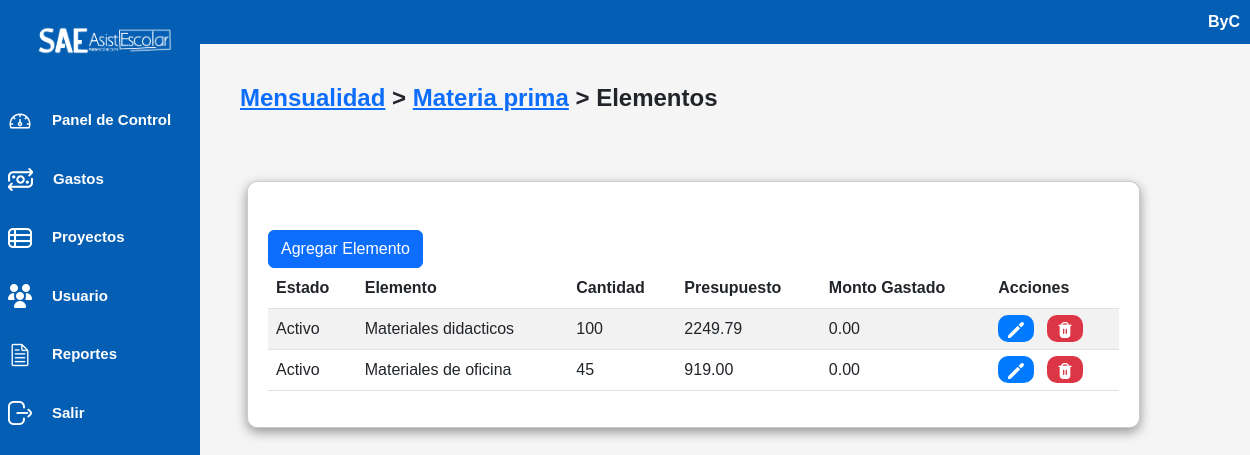
Screenshot of /controlador/item_controlador.php?idCategoria=1&idProyecto=1 (signed in) with the database file from the repository.
### tables this page shows
CREATE TABLE `proyecto` (
  `ID_Proyecto` int(11) NOT NULL,
  `Nombre` varchar(50) NOT NULL,
  `Descripcion` varchar(100) NOT NULL,
  `Estado` tinyint(1) NOT NULL DEFAULT 1
);

CREATE TABLE `categoria` (
  `ID_Categoria` int(11) NOT NULL,
  `Nombre` varchar(50) NOT NULL,
  `Estado` tinyint(1) NOT NULL DEFAULT 1
);

CREATE TABLE `presupuesto` (
  `id_item` int(11) NOT NULL,
  `id_proyecto` int(11) NOT NULL,
  `cantidad` int(11) NOT NULL,
  `monto_presupuesto` decimal(8,2) NOT NULL
);

CREATE TABLE `item` (
  `id_item` int(11) NOT NULL,
  `id_categoria` int(11) NOT NULL,
  `nombre` varchar(50) NOT NULL,
  `estado` tinyint(1) NOT NULL DEFAULT 1
);

### controlador/item_controlador.php (called while the page is built, shortened)
<?php
    require_once("../modelo/item_modelo.php");
    require_once("vista_controlador.php");
    $objItem = new ItemModelo();
    $proyectoExiste = false;
    if (isset($_GET['idProyecto'])) {
        $idProyecto = $_GET['idProyecto'];
        $objItem->setID_Proyecto($idProyecto);
        $proyecto = $objItem->buscarProyectoNombreId();
        if ($proyecto) {
            $proyectoExiste = true;
        } else {
            $message = "Proyecto no válido";
            header("Location: ../controlador/proyecto_controlador.php");
            exit();
        }
    }
    if ($proyectoExiste && isset($_GET['idCategoria'])) {
        $idCategoria = $_GET['idCategoria'];
        $objItem->setID_Categoria($idCategoria);
        $categoria = $objItem->buscarCategoriaNombreId();
    }
    $data = $objItem->buscarItemsConPresupuesto($idProyecto, $idCategoria);
    require_once("../vista/item_vista.php");

### modelo/conexionPDO.php (called while the page is built, shortened)
<?php
    class Conexion {
        private $conexion;
        function __construct(){
            $servidor="localhost";
            $usuarioBD="root";
            $claveBD="";
            $bd="fiscor";
            try {
                $this->conexion=new PDO("mysql:host=$servidor;dbname=$bd",$usuarioBD,$claveBD);
                $this->conexion->setAttribute(PDO::ATTR_ERRMODE,PDO::ERRMODE_EXCEPTION);
            }
            catch(PDOException $fallo){
                die ("La conexion ha fallado.".$fallo->getMessage());
            }
        }
        public function conectar(){
            return $this->conexion;
        }
    }
?>

### modelo/item_modelo.php (called while the page is built, shortened)
<?php
    require_once("../modelo/conexionPDO.php");
    class ItemModelo extends Conexion {
		private $id_categoria;
		private $id_proyecto;
        public function __construct(){
			$this->conexion = parent::conectar();
		}
		public function setID_Categoria( $id_categoria ){
			$this->id_categoria = $id_categoria;
		}
		public function setID_Proyecto( $id_proyecto ){
			$this->id_proyecto = $id_proyecto;
		}
		public function buscarProyectoNombreId(){
			$res = array();
			$registro="SELECT nombre
					   from proyecto
					   where ID_Proyecto ='".$this->id_proyecto."' LIMIT 1";
			$preparado = $this->conexion->prepare($registro);
			$preparado->execute();
			$datos = $preparado->fetch(PDO::FETCH_ASSOC);
			if( $datos ){
				$res['nombre'] = $datos['nombre'];
			}
			return $res;
		}
		public function buscarCategoriaNombreId(){
			$res = array();
			$registro="SELECT nombre
					   from categoria
					   where ID_Categoria ='".$this->id_categoria."' LIMIT 1";
			$preparado = $this->conexion->prepare($registro);
			$preparado->execute();
			$datos = $preparado->fetch(PDO::FETCH_ASSOC);
			if( $datos){
				$res['nombre'] = $datos['nombre'];
			}
			return $res;
		}
		public function buscarItemsConPresupuesto($idProyecto, $idCategoria) {
			try {
				$sql = "SELECT i.*, p.cantidad, p.monto_presupuesto
						FROM item i
						JOIN presupuesto p ON i.id_item = p.id_item
						WHERE i.id_categoria = :idCategoria AND p.id_proyecto = :idProyecto";
				$stmt = $this->conexion->prepare($sql);
				$stmt->bindParam(':idCategoria', $idCategoria);
				$stmt->bindParam(':idProyecto', $idProyecto);
				$stmt->execute();
				return $stmt->fetchAll(PDO::FETCH_ASSOC);
			} catch (PDOException $e) {
				error_log("Error al buscar ítems con presupuesto por ID de proyecto y categoría: " . $e->getMessage(), 0);
				return array();
			}
		}
	}
?>

### vista/item_vista.php (the view, shortened to what this page needs)
<?php
$idProyecto = isset($_GET['idProyecto']) ? $_GET['idProyecto'] : 0;
$idCategoria = isset($_GET['idCategoria']) ? $_GET['idCategoria'] : '0';
?>
<!DOCTYPE html>
<html lang="en">
<head>
    <link rel="stylesheet" href="../vista/css/bootstrap.min.css">
    <link rel="stylesheet" href="../vista/css/dataTables.bootstrap5.css">
    <link rel="stylesheet" type="text/css" href="../vista/css/estilosinicio.css">
</head>
<body>
    <div class="contenedor">
        <div class="barra-lateral" id="barra-lateral">
        </div>
        <div class="contenido">
            <h1> <a href="proyecto_controlador.php"><?php echo $proyecto['nombre'] ?></a>
                > <a href="categoria_controlador.php?idProyecto=<?php echo $idProyecto ?>"><?php echo $categoria['nombre'] ?></a>
                > Elementos</h1>
        </div>
    </div>
    <div class="container">
        <div class="contenedor-categoria px-6 pt-5">
            <div id="tabla_div">
                <div class="row">
                    <div class="col-sm-3">
                        <a href="#" class="modal_abrir btn btn-primary" onClick="agregarItem();">Agregar Elemento</a>
                    </div>
                <div class="table-container">
                        <table id="tabla" class="table table-striped" style="width:100%">
                            <thead>
                                <th>Estado</th>
                                <th>Elemento</th>
                                <th>Cantidad</th>
                                <th>Presupuesto</th>
                                <th>Monto Gastado</th>
                                <th>Acciones</th>
                            </thead>
                            <tbody>
                                <?php
                                if (isset($data) && is_array($data)) {
                                    foreach ($data as $row) {
                                        echo "<tr>";
                                        echo "<td>" . ($row['estado'] == 1 ? 'Activo' : 'Inactivo') . "</td>";
                                        echo "<td>" . htmlspecialchars($row['nombre'], ENT_QUOTES, 'UTF-8') . "</td>";
                                        echo "<td>" . htmlspecialchars($row['cantidad'], ENT_QUOTES, 'UTF-8') . "</td>";
                                        echo "<td>" . htmlspecialchars($row['monto_presupuesto'], ENT_QUOTES, 'UTF-8') . "</td>";
                                        echo "<td>0.00</td>";
                                        echo "<td>
                                                <a onClick='buscarItem(this)' class='btn-azul me-2' data-id='" . $row['id_item'] . "' data-nombre='" . $row['nombre'] . "' data-estado='" . $row['estado'] . "' data-cantidad='" . $row['cantidad'] . "' data-presupuesto='" . $row['monto_presupuesto'] . "'><img src='../vista/img/editar.png' alt='editar'></a>
                                                <a href='?eliminarId=" . $row['id_item'] . "&idProyecto=" . $idProyecto . "&idCategoria=" . $idCategoria . "' class='btn-rojo'><img src='../vista/img/eliminar.png' alt='eliminar'></a>
                                            </td>";
                                        echo "</tr>";
                                    }
                                } else {
                                    echo "<tr><td colspan='6'>No hay datos disponibles.</td></tr>";
                                }
                                ?>
                            </tbody>
                        </table>
                    </div>
                </div>
            </div>
        </div>
    </div>
</body>
</html>

### vista/css/estilosinicio.css (style rules this page uses)
body { margin: 0; font-family: 'Poppins', sans-serif !important; background-color: #f5f5f5; }
.contenedor { display: flex; flex-direction: row; flex-wrap: wrap; margin-left: 200px; }
.contenido { padding: 40px; width: 90%; }
.px-6 { margin: 0 auto; max-width: 2000px; max-height: 1000px; }
.contenedor-categoria, .contenedor-canvas, .contenedor-usuario { background-color: white; border: 1px solid rgba(0.1, 0.1, 0.1, 0.2); padding: 20px; box-shadow: 0 4px 12px rgba(0, 0, 0, 0.4); border-radius: 10px; width: 80%; max-width: 1200px; margin: 20px auto; margin-left: 135px; }
.container { margin-left: 100px; }
.barra-lateral { width: 200px; height: 100%; background-color: #045fb4; position: fixed; top: 0; left: 0; overflow-x: hidden; padding-top: 20px; transition: width 0.3s; z-index: 1000; }
h1 { font-size: 24px; font-weight: bold; }
.btn-azul { background-color: #007bff; color: white; border: none; padding: 5px 10px; cursor: pointer; border-radius: 10px; }
.btn-rojo { background-color: #dc3545; color: white; border: none; padding: 5px 10px; cursor: pointer; border-radius: 10px; }
.table-container { overflow-x: auto !important; }

### rows the page displays
proyecto: Nombre "Mensualidad"
categoria: Nombre "Materia prima"
presupuesto: id_item.nombre "Materiales didacticos", cantidad "100", monto_presupuesto "2249.79"
presupuesto: id_item.nombre "Materiales de oficina", cantidad "45", monto_presupuesto "919.00"

### other values shown
$nombreUsuario "ByC"
